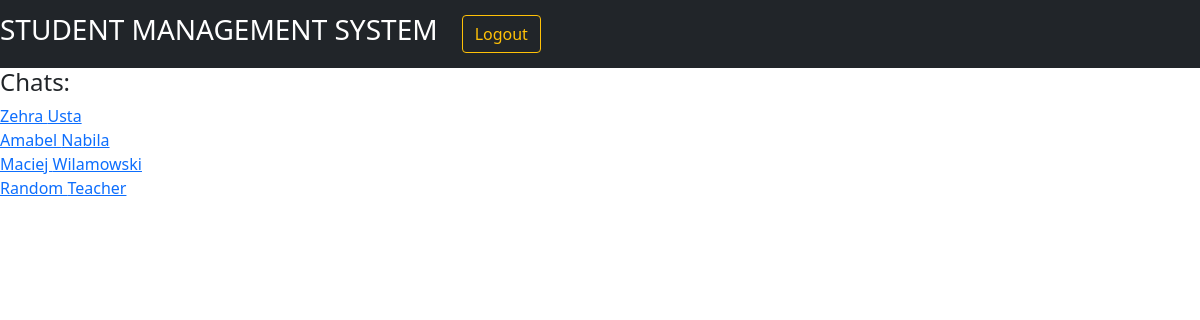
The app's page /conversations/ with its own data.
### StudentManagementSystem/models.py (models this page shows)
class CustomUser(AbstractUser):
    TEACHER = '1'
    STUDENT = '2'
    user_type_data = ((TEACHER, "Teacher"), (STUDENT, "Student"))
    user_type = models.CharField(default=2, choices=user_type_data, max_length=10)

### StudentManagementSystem/views.py (the view)
# urls.py: path('conversations/', views.conversations, name="conversations"),
def conversations(request):
    C1 = Q(member1=request.user.id)
    C2 = Q(member2=request.user.id)
    users = CustomUser.objects.exclude(id=request.user.id)
    context = {
        "users": users,
    }
    return render(request, "conversations.html", context)

### templates/conversations.html (shortened to what this page needs)
<!DOCTYPE html>
<html lang="en">
<head>
    <link href="https://cdn.jsdelivr.net/npm/bootstrap@5.0.0-beta3/dist/css/bootstrap.min.css" rel="stylesheet">
</head>
<nav class="navbar navbar-expand-lg navbar-dark bg-dark">
    <a class="navbar-brand" href=""><h3>STUDENT MANAGEMENT SYSTEM</h3></a>
  <div class="collapse navbar-collapse" id="navbarSupportedContent">
    <form class="form-inline my-2 my-lg-0">
        <a href="/logout_user" class="btn btn-outline-warning my-1 mx-2">Logout</a>
    </form>
  </div>
</nav>
<body>
<h4>Chats:</h4>
  {% for user in users %}
      <div>
          <a href="{% url 'chat' user.id %}">{{ user.first_name }} {{ user.last_name }}</a>
      </div>
  {% endfor %}
</body>
</html>

### records on screen
CustomUser: first_name "Zehra", last_name "Usta"
CustomUser: first_name "Amabel", last_name "Nabila"
CustomUser: first_name "Maciej", last_name "Wilamowski"
CustomUser: first_name "Random", last_name "Teacher"
